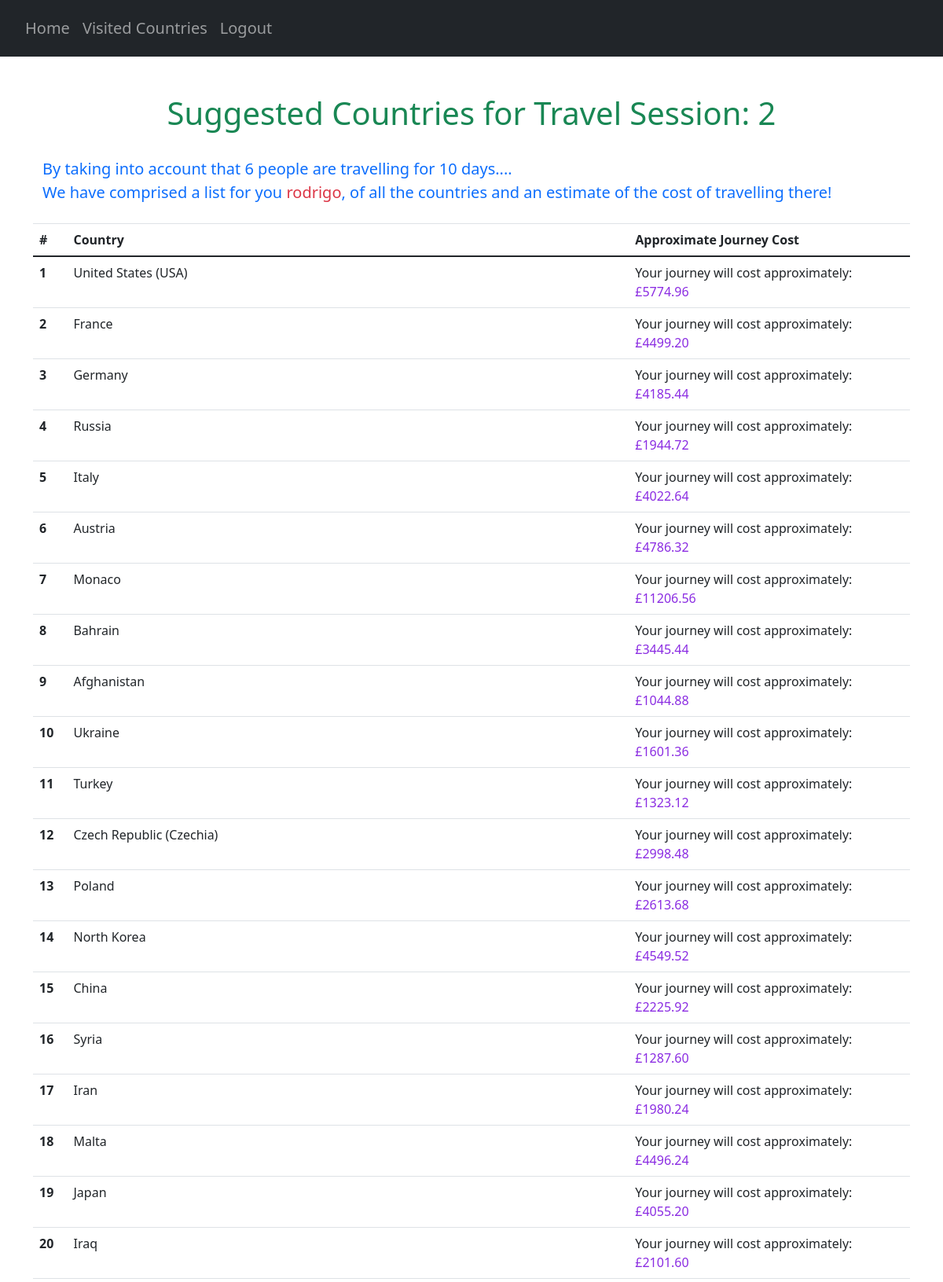
The page /suggestions/2 (signed in, upper part) on the database its author committed.
### website/models.py (models this page shows)
class User(db.Model, UserMixin):
    id = db.Column(db.Integer, primary_key=True)
    email = db.Column(db.String(150), unique=True)
    password = db.Column(db.String(150))
    first_name = db.Column(db.String(150))
    countries = db.relationship('UserCountry')
    travel_score = db.relationship('UserTravelScore')

class Country(db.Model):
    country_code = db.Column(db.String(3), primary_key=True)
    country_name = db.Column(db.String(150), unique=True)

### website/views.py (the view)
@views.route("/suggestions/<travelID>", methods=["GET"])
@login_required
def suggestions(travelID):
    countries = Country.query.all()
    AllCountries = {}
    for country in countries:
        AllCountries[country.country_code] = country.country_name
    user_travel_details = []
    try:
        ranked_countries = userCountryScore(travelID, AllCountries)
        ranked_countries_UF = list(map(lambda x: (AllCountries[x[0]], x[1], x[2]), ranked_countries))
        current_travel = UserTravelScore.query.get((current_user.id, travelID))
        num_travellers = current_travel.num_travellers
        travelling_time = current_travel.travelling_time
        user_travel_details.append(travelID)
        user_travel_details.append(num_travellers)
        user_travel_details.append(travelling_time)
        return render_template("suggestions.html",
                               user=current_user,
                               best_countries=ranked_countries_UF,
                               user_travel=user_travel_details)
    except (AttributeError):
        print("ERROR", traceback.format_exc())
        user_travel_details.append(0)
        user_travel_details.append(1)
        return redirect(url_for('views.noTravel'))

### website/__init__.py (called while the page is built)
def create_app():
    app = Flask(__name__)
    app.config['SECRET_KEY'] = 'pog'
    app.config['SQLALCHEMY_DATABASE_URI'] = f'sqlite:///{DB_NAME}'
    db.init_app(app)
    from .views import views
    from .auth import auth
    app.register_blueprint(views, url_prefix='/')
    app.register_blueprint(auth, url_prefix='/')
    from .models import User, Country, UserCountry, Safety, Cost, CulturalValue, CovidRestrictions
    create_database(app)
    login_manager = LoginManager()
    login_manager.login_view = 'auth.login'
    login_manager.init_app(app)
    @login_manager.user_loader
    def load_user(id):
        return User.query.get(int(id))
    return app

### website/questionHandler.py (called while the page is built)
def filterPrevCountries(codes, travelID):
    try:
        current_travel = UserTravelScore.query.get((current_user.id, travelID))
    except (sqlite3.IntegrityError, sqlalchemy.exc.IntegrityError) as e:
        print(e)
    prev_countries = getattr(current_travel, "prev_countries")
    if prev_countries == True:
        return codes
    else:
        suggestionsStream = filter(lambda x:not(doesUserWantThisCountry(x)), codes)
        suggestionsStream = list(suggestionsStream)
        return suggestionsStream

def userCountryScore(travelID, countryCodes):
    try:
        current_travel = UserTravelScore.query.get((current_user.id, travelID))
    except (sqlite3.IntegrityError, sqlalchemy.exc.IntegrityError) as e:
        print(e)
    prev_countries = getattr(current_travel, "prev_countries")
    try:
        calculateCountryScores(travelID, countryCodes)
    except ValueError:
        pass
    sortedCountries = sortCountries(travelID)
    return sortedCountries

### website/templates/suggestions.html (shortened to what this page needs)
{% extends "base.html" %} {% block title %}Countries{% endblock %}
{% block content %}
<div class="container pt-5">
    <h1 align="center"><span class="text-success">Suggested Countries for Travel Session: {{ user_travel[0] }}</span></h1>
    <p class="pt-4 pb-2 text-primary" id="user-countries-header">
        By taking into account that {{ user_travel[1] }} people are travelling for {{ user_travel[2] }} days....<br>
        We have comprised a list for you <span class="text-danger">{{ current_user.first_name }}</span>,
        of all the countries and an estimate of the cost of travelling there!
    </p>
</div>
<table class="table">
    <thead>
        <tr>
            <th scope="col">#</th>
            <th scope="col">Country</th>
            <th scope="col">Approximate Journey Cost</th>
        </tr>
    </thead>
    <tbody>
        {% for country in best_countries %}
        {% set countryName = country[0] %}
        {% set countryDict = country[2] %}
        {% for roughCostText, roughCost in countryDict.items() %}
            <tr>
                <th scope="row">{{ country[1] }}</th>
                <td>{{ countryName }}</td>
                <td>{{ roughCostText }}: <span class="cost-number">£{{ roughCost}}</span></td>
            </tr>
        {% endfor %}
        {% endfor %}
    </tbody>
</table>
{% endblock %}

### website/templates/base.html (shortened to what this page needs)
<!DOCTYPE html>
<html>
    <head>
        <link
            rel="stylesheet"
            href="https://stackpath.bootstrapcdn.com/bootstrap/4.4.1/css/bootstrap.min.css"
        />
        <link
            rel="stylesheet"
            href="https://stackpath.bootstrapcdn.com/font-awesome/4.7.0/css/font-awesome.min.css"
        />
        <link rel="stylesheet" href="https://cdn.jsdelivr.net/npm/bootstrap-icons@1.3.0/font/bootstrap-icons.css">
        <link href="https://cdn.jsdelivr.net/npm/bootstrap@5.0.2/dist/css/bootstrap.min.css"
              rel="stylesheet"
        />
        <link href="https://cdn.jsdelivr.net/npm/tom-select@2.0.0-rc.4/dist/css/tom-select.css" rel="stylesheet">
        <script type="text/javascript" src="https://cdnjs.cloudflare.com/ajax/libs/jquery/3.1.1/jquery.min.js"></script>        <link rel="stylesheet" type="text/css" href="/static/extra.css">
    </head>
    <body>
        <section>
            <nav class="navbar navbar-expand-lg bg-dark navbar-dark py-3 ">
                <div class="collapse navbar-collapse" id="navbar">
                    <div class="navbar-nav pl-2 h5">
                        <ul class="navbar-nav">
                            {% if user.is_authenticated %}
                            <li class="nav-item">
                                <a class="nav-link" id="home" href="/">Home</a>
                            </li>
                            <li class="nav-item">
                                <a class="nav-link" id="prev-countries" href="/countries">Visited Countries</a>
                            </li>
                            <li class="nav-item">
                                <a class="nav-link" id="logout" href="/logout">Logout</a>
                            </li>
                            {% endif %}
                        </ul>
                    </div>
                </div>
            </nav>
        </section>
        {% if request.url == "http://127.0.0.1:5000/" %}
            {% block homepage %}
            {% endblock %}
        {% elif request.url == "http://127.0.0.1:5000/countries" %}
            {% block countriespage %}
            {% endblock %}
        {% else %}
            <div class="container" id="main">
            {% block content %}
            {% endblock %}
            </div>
        {% endif %}
    </body>
</html>

### website/static/extra.css (style rules this page uses)
.cost-number { color: blueviolet; }
#user-countries-header { font-size: 20px; }

### rows shown on the page
User: first_name "rodrigo"
Country: country "1", countryDict "United States (USA)", countryDict "Your journey will cost approximately", countryDict "5774.96"
Country: country "2", countryDict "France", countryDict "Your journey will cost approximately", countryDict "4499.20"
Country: country "3", countryDict "Germany", countryDict "Your journey will cost approximately", countryDict "4185.44"
Country: country "4", countryDict "Russia", countryDict "Your journey will cost approximately", countryDict "1944.72"
Country: country "5", countryDict "Italy", countryDict "Your journey will cost approximately", countryDict "4022.64"
Country: country "6", countryDict "Austria", countryDict "Your journey will cost approximately", countryDict "4786.32"
Country: country "7", countryDict "Monaco", countryDict "Your journey will cost approximately", countryDict "11206.56"
Country: country "8", countryDict "Bahrain", countryDict "Your journey will cost approximately", countryDict "3445.44"
Country: country "9", countryDict "Afghanistan", countryDict "Your journey will cost approximately", countryDict "1044.88"
Country: country "10", countryDict "Ukraine", countryDict "Your journey will cost approximately", countryDict "1601.36"
Country: country "11", countryDict "Turkey", countryDict "Your journey will cost approximately", countryDict "1323.12"
Country: country "12", countryDict "Czech Republic (Czechia)", countryDict "Your journey will cost approximately", countryDict "2998.48"
Country: country "13", countryDict "Poland", countryDict "Your journey will cost approximately", countryDict "2613.68"
Country: country "14", countryDict "North Korea", countryDict "Your journey will cost approximately", countryDict "4549.52"
Country: country "15", countryDict "China", countryDict "Your journey will cost approximately", countryDict "2225.92"
Country: country "16", countryDict "Syria", countryDict "Your journey will cost approximately", countryDict "1287.60"
Country: country "17", countryDict "Iran", countryDict "Your journey will cost approximately", countryDict "1980.24"
Country: country "18", countryDict "Malta", countryDict "Your journey will cost approximately", countryDict "4496.24"
Country: country "19", countryDict "Japan", countryDict "Your journey will cost approximately", countryDict "4055.20"
Country: country "20", countryDict "Iraq", countryDict "Your journey will cost approximately", countryDict "2101.60"

### other values the page prints
{{ user_travel[0] }} "2"
{{ user_travel[1] }} "6"
{{ user_travel[2] }} "10"
